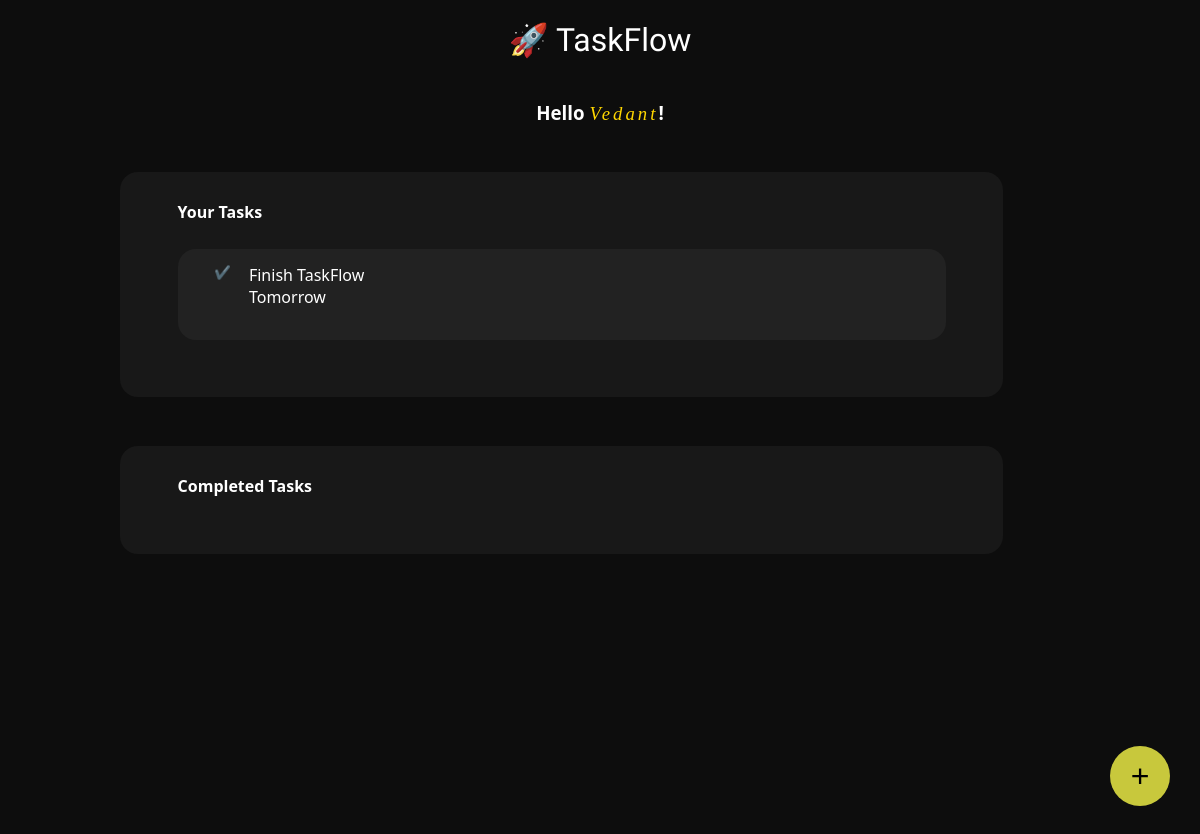
Page /home/ on the earlier database version.
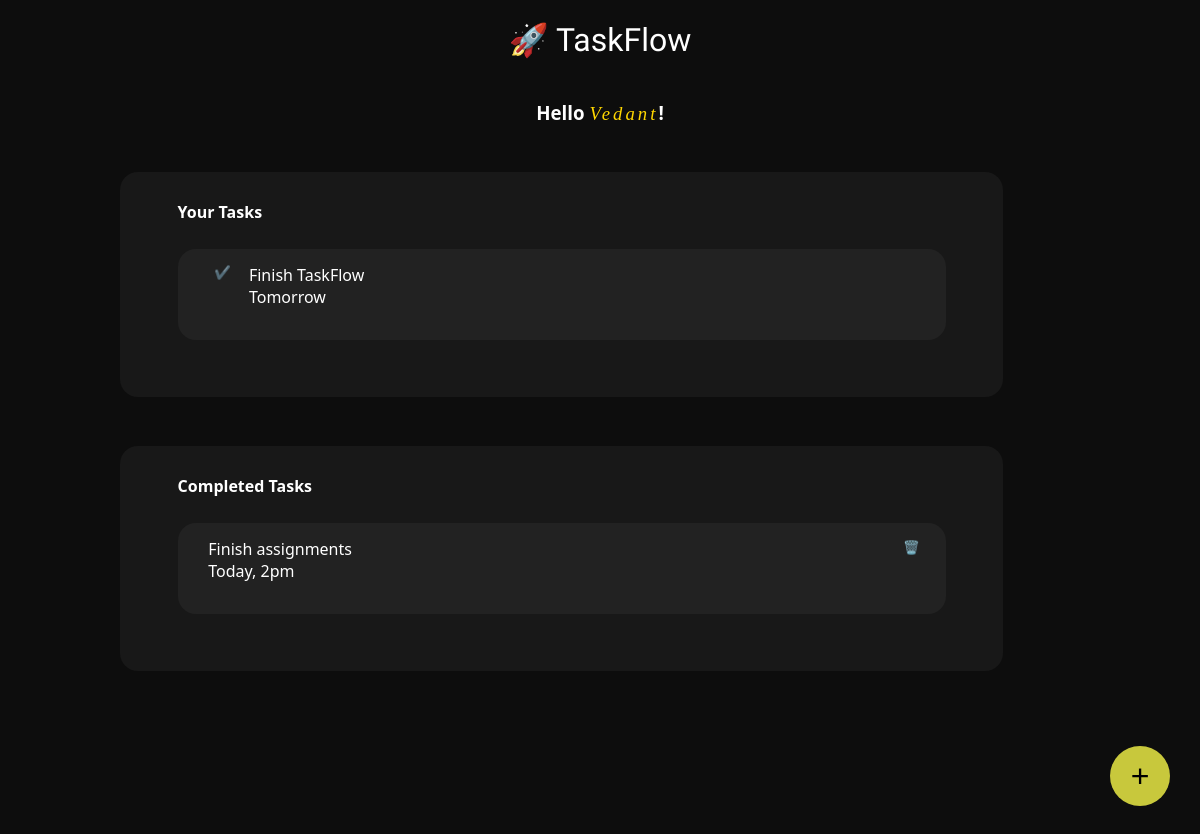
Same page on the later database version.
### tasks/models.py (models this page shows, shortened)
class Task(models.Model):
    title = models.CharField(max_length=100)
    due_time = models.CharField(max_length=50)
    completed = models.BooleanField(default=False)

### tasks/views.py (the view)
# urls.py: 2. Add a URL to urlpatterns:  path('', views.home, name='home')
def home(request):
    if request.method == "POST":
        title = request.POST["title"]
        due = request.POST["due"]
        task = Task(title = title, due_time = due)
        task.save()
        return redirect("/")
    name = "vedant"
    context = {
        "name": name.capitalize(),
        "tasks": Task.objects.filter(completed = False),
        "completed": Task.objects.filter(completed = True)
    }
    return render(request, "home.html", context)

### tasks/templates/home.html (shortened to what this page needs)
<!doctype html>
<html lang="en">
  <head>
  </head>
  <body>
    <h1 class="title">🚀 TaskFlow</h1>
    <h3>
      Hello
      <span class="title" id="userName"><i>{{name}}</i></span
      >!
    </h3>
    <div class="totalTasks">
      <div class="yourTasks">
        <h4>Your Tasks</h4>
        {% for t in tasks %}
        <div class="task">
          <button title="Task Completed">✔️</button>
          <div class="taskText">
            <p>{{t.title}}</p>
            <p>{{t.due_time}}</p>
          </div>
        </div>
        {% endfor %}
      </div>
      <div class="yourTasks">
        <h4>Completed Tasks</h4>
        {% for ct in completed %}
        <div class="task">
          <div class="taskText">
            <p>{{ct.title}}</p>
            <p>{{ct.due_time}}</p>
          </div>
          <button id="deleteButton">🗑️</button>
        </div>
        {% endfor %}
      </div>
    </div>
    <button id="addButton" onclick="togglePopUp()" title="Add a new task">
      +
    </button>
  </body>
</html>

### tasks/templates/home.html (style rules this page uses)
body { margin: 0 0 3% 0; padding: 0; font-family: "Segoe UI", Tahoma, Geneva, Verdana, sans-serif; min-height: 100vh; background-color: #0d0d0d; color: #ffffff; display: flex; flex-direction: column; align-items: center; }
.title { font-family: "Changa One", Impact, Haettenschweiler, "Arial Narrow Bold", sans-serif; font-weight: 80; }
#userName { font-family: Playfair Display, serif; color: gold; letter-spacing: 3px; }
.totalTasks { display: flex; flex-direction: column; width: 80%; gap: 20px; }
.yourTasks { background-color: #181818; padding: 3% 6% 6% 6%; margin: 3% 0 0 0; width: 80%; height: auto; border-radius: 18px; display: flex; flex-direction: column; gap: 26px; }
.yourTasks h4 { margin: 0; padding: 0; }
.task { background-color: #222222; border-radius: 18px; padding: 2% 4% 2% 4%; display: flex; gap: 12px; height: 60px; align-items: flex-start; transition: all 0.3s cubic-bezier(0.175, 0.885, 0.32, 1.275); }
.task button { background-color: #222222; border: none; cursor: pointer; }
.taskText p { margin: 0; padding: 0; }
#deleteButton { margin: 0 0 0 auto; background-color: #222222; border: none; cursor: pointer; height: 18px; width: 18px; transition: all 0.3s; }
#addButton { position: fixed; bottom: 30px; right: 30px; font-size: 32px; background-color: rgb(200, 200, 60); border: none; color: #000000; width: 60px; height: 60px; border-radius: 100%; padding: 6px; cursor: pointer; transition: all 0.3s; }

Differences in the rows shown:
added Task: title "Finish assignments", due_time "Today, 2pm", shown under "Completed Tasks"
